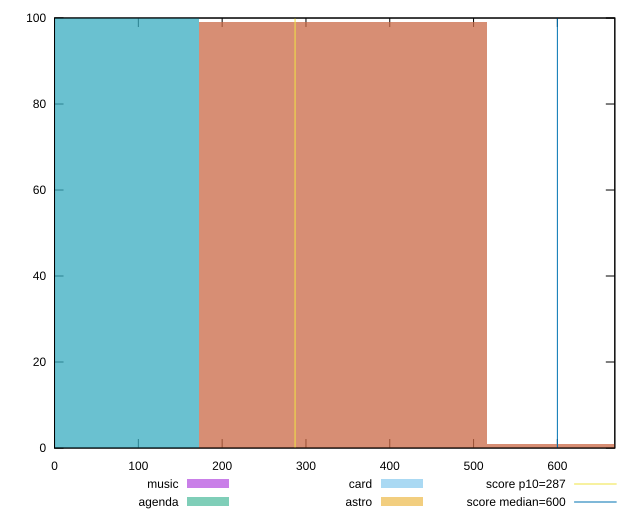

This chart was generated by the following gnuplot code:
reset

$music <<EOF
687.3306231196984 1
343.6653115598492 99
EOF

$agenda <<EOF
0 100
EOF

$card <<EOF
0 100
EOF

$astro <<EOF
687.3306231196984 1
343.6653115598492 99
EOF

set key outside below
set boxwidth 343.6653115598492
set xrange [0:668.5345]
set yrange [0:100]
set trange [0:100]
set style fill transparent solid 0.5 noborder

set parametric
set terminal svg size 640, 520 enhanced background rgb 'white'
set output "reports/report_00032_2021-02-25T10-28-15.087Z/total-blocking-time/comparison/histogram/all_raw.svg"

plot $music title "music" with boxes, \
     $agenda title "agenda" with boxes, \
     $card title "card" with boxes, \
     $astro title "astro" with boxes, \
     287,t title "score p10=287", \
     600,t title "score median=600"

reset
